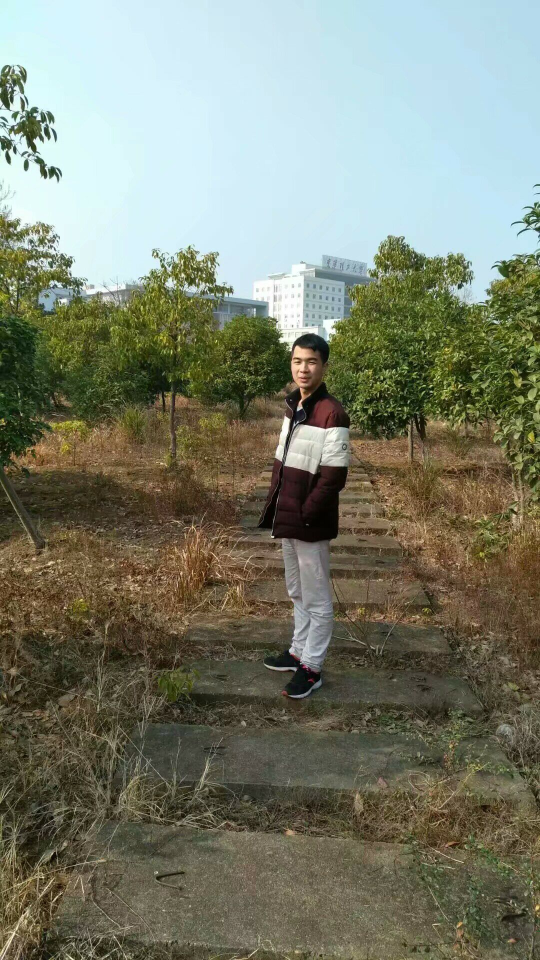
#> input picture 12第三方模块/test.jpg, 1080 x 1920 px (shown at 1/2 size)
$ python lcs_pillow.py
#> lines starting #> are read from the running program, lines starting #| are printed output that depends on the picture
from PIL import Image

# 打开一个jpg图像文件，注意是当前路径:
im = Image.open('test.jpg')
#> im is the input picture: PIL image 1080x1920 RGB; mean R, G, B 123.3, 127.5, 110.9
# 获得图像尺寸:
w, h = im.size
#> w = 1080; h = 1920
print('Original image size: %sx%s' % (w, h))
#| Original image size: 1080x1920
# 缩放到50%:
im.thumbnail((w//2, h//2))
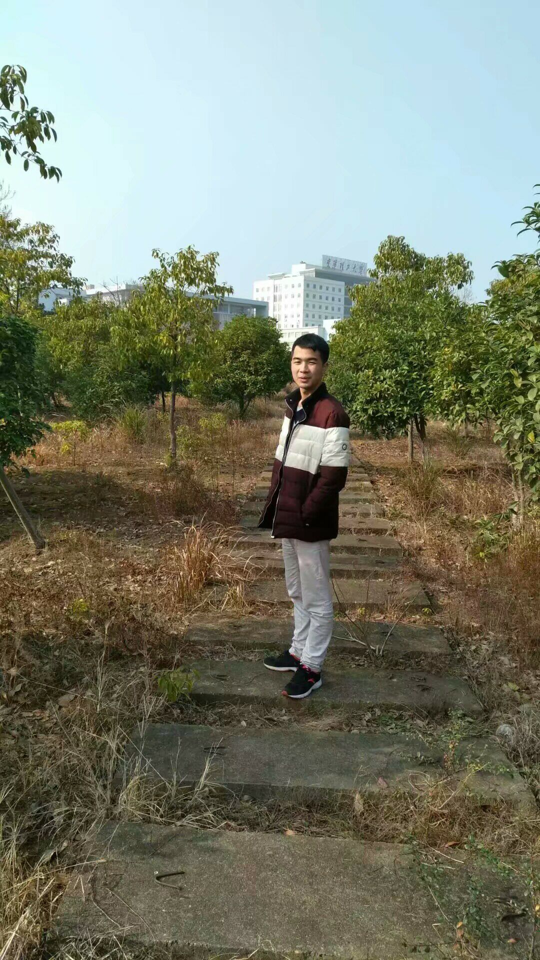
#> im: PIL image 540x960 RGB; mean R, G, B 123.3, 127.5, 110.9
print('Resize image to: %sx%s' % (w//2, h//2))
#| Resize image to: 540x960
# 把缩放后的图像用jpeg格式保存:
im.save('thumbnail.jpg', 'jpeg')


# ###############################################
from PIL import Image, ImageFilter

# 打开一个jpg图像文件，注意是当前路径:
im = Image.open('test.jpg')
# 应用模糊滤镜:
im2 = im.filter(ImageFilter.BLUR)
im2.save('blur.jpg', 'jpeg')

# ##############################################
from PIL import Image, ImageDraw, ImageFont, ImageFilter

import random

# 随机字母:
def rndChar():
    return chr(random.randint(65, 90))

# 随机颜色1:
def rndColor():
    return (random.randint(64, 255), random.randint(64, 255), random.randint(64, 255))

# 随机颜色2:
def rndColor2():
    return (random.randint(32, 127), random.randint(32, 127), random.randint(32, 127))

# 240 x 60:
width = 60 * 4
height = 60
image = Image.new('RGB', (width, height), (255, 255, 255))
#> image: PIL image 240x60 RGB; every value is 255
# 创建Font对象:
font = ImageFont.truetype('Arial.ttf', 36)
# 创建Draw对象:
draw = ImageDraw.Draw(image)
# 填充每个像素:
for x in range(width):
    for y in range(height):
        draw.point((x, y), fill=rndColor())
# 输出文字:
for t in range(4):
    draw.text((60 * t + 10, 10), rndChar(), font=font, fill=rndColor2())
# 模糊:
image = image.filter(ImageFilter.BLUR)
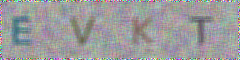
#> image: PIL image 240x60 RGB; mean R, G, B 156.1, 155.4, 156.5
image.save('code.jpg', 'jpeg')
